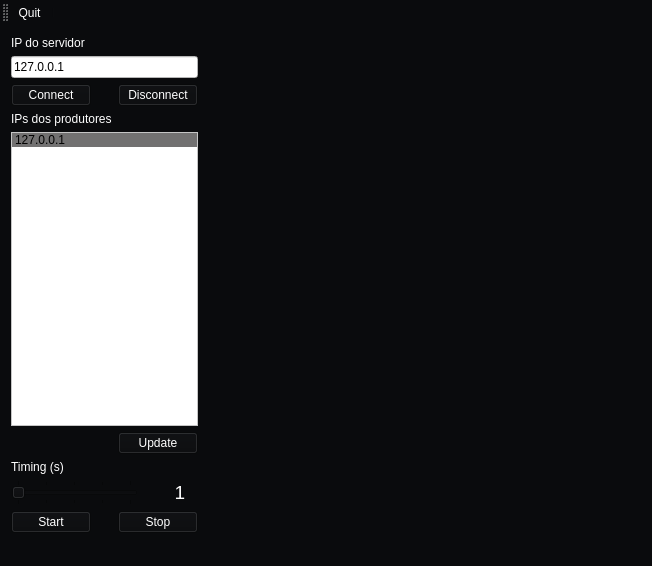
<?xml version="1.0" encoding="UTF-8"?>
<ui version="4.0">
 <class>MainWindow</class>
 <widget class="QMainWindow" name="MainWindow">
  <property name="geometry">
   <rect>
    <x>0</x>
    <y>0</y>
    <width>652</width>
    <height>566</height>
   </rect>
  </property>
  <property name="windowTitle">
   <string>Tcp Client Consumer</string>
  </property>
  <property name="styleSheet">
   <string notr="true">background-color: rgba(10, 11, 13, 0.9);
border-bottom-color: rgb(46, 52, 54);</string>
  </property>
  <widget class="QWidget" name="centralWidget">
   <layout class="QGridLayout" name="gridLayout">
    <item row="0" column="0">
     <layout class="QHBoxLayout" name="horizontalLayout" stretch="30,70">
      <item>
       <layout class="QVBoxLayout" name="verticalLayout">
        <item>
         <widget class="QLabel" name="label">
          <property name="styleSheet">
           <string notr="true">color: rgb(255, 255, 255);</string>
          </property>
          <property name="text">
           <string>IP do servidor</string>
          </property>
         </widget>
        </item>
        <item>
         <widget class="QLineEdit" name="lineEditIp">
          <property name="styleSheet">
           <string notr="true">background-color: rgb(255, 255, 255);</string>
          </property>
          <property name="text">
           <string>127.0.0.1</string>
          </property>
         </widget>
        </item>
        <item>
         <layout class="QHBoxLayout" name="horizontalLayout_3">
          <item>
           <widget class="QPushButton" name="pushButtonConnect">
            <property name="styleSheet">
             <string notr="true">color: rgb(255, 255, 255);</string>
            </property>
            <property name="text">
             <string>Connect</string>
            </property>
           </widget>
          </item>
          <item>
           <spacer name="horizontalSpacer_3">
            <property name="orientation">
             <enum>Qt::Horizontal</enum>
            </property>
            <property name="sizeHint" stdset="0">
             <size>
              <width>18</width>
              <height>20</height>
             </size>
            </property>
           </spacer>
          </item>
          <item>
           <widget class="QPushButton" name="pushButtonDisconnect">
            <property name="styleSheet">
             <string notr="true">color: rgb(255, 255, 255);</string>
            </property>
            <property name="text">
             <string>Disconnect</string>
            </property>
           </widget>
          </item>
         </layout>
        </item>
        <item>
         <widget class="QLabel" name="label_2">
          <property name="styleSheet">
           <string notr="true">color: rgb(255, 255, 255);
</string>
          </property>
          <property name="text">
           <string>IPs dos produtores</string>
          </property>
         </widget>
        </item>
        <item>
         <widget class="QListWidget" name="listWidgetIps">
          <property name="styleSheet">
           <string notr="true">background-color: rgb(255, 255, 255);
selection-color: rgb(0, 0, 0);
color: rgb(0, 0, 0);
selection-background-color: rgba(29, 28, 28, 159);</string>
          </property>
          <property name="currentRow">
           <number>0</number>
          </property>
          <item>
           <property name="text">
            <string>127.0.0.1</string>
           </property>
          </item>
         </widget>
        </item>
        <item>
         <layout class="QHBoxLayout" name="horizontalLayout_7">
          <item>
           <spacer name="horizontalSpacer_2">
            <property name="orientation">
             <enum>Qt::Horizontal</enum>
            </property>
            <property name="sizeHint" stdset="0">
             <size>
              <width>158</width>
              <height>20</height>
             </size>
            </property>
           </spacer>
          </item>
          <item>
           <widget class="QPushButton" name="pushButtonUpdate">
            <property name="styleSheet">
             <string notr="true">color: rgb(255, 255, 255);</string>
            </property>
            <property name="text">
             <string>Update</string>
            </property>
           </widget>
          </item>
         </layout>
        </item>
        <item>
         <widget class="QLabel" name="label_3">
          <property name="styleSheet">
           <string notr="true">color: rgb(255, 255, 255);</string>
          </property>
          <property name="text">
           <string>Timing (s)</string>
          </property>
         </widget>
        </item>
        <item>
         <layout class="QHBoxLayout" name="horizontalLayout_6" stretch="70,10,20">
          <item>
           <widget class="QSlider" name="horizontalSliderTiming">
            <property name="styleSheet">
             <string notr="true">selection-background-color: rgb(255, 255, 255);
tick-color: rgb(46, 52, 54);</string>
            </property>
            <property name="minimum">
             <number>1</number>
            </property>
            <property name="maximum">
             <number>5</number>
            </property>
            <property name="orientation">
             <enum>Qt::Horizontal</enum>
            </property>
            <property name="tickPosition">
             <enum>QSlider::TicksBothSides</enum>
            </property>
            <property name="tickInterval">
             <number>1</number>
            </property>
           </widget>
          </item>
          <item>
           <spacer name="horizontalSpacer_6">
            <property name="orientation">
             <enum>Qt::Horizontal</enum>
            </property>
            <property name="sizeHint" stdset="0">
             <size>
              <width>13</width>
              <height>22</height>
             </size>
            </property>
           </spacer>
          </item>
          <item>
           <widget class="QLabel" name="labelTiming">
            <property name="font">
             <font>
              <pointsize>14</pointsize>
             </font>
            </property>
            <property name="focusPolicy">
             <enum>Qt::NoFocus</enum>
            </property>
            <property name="contextMenuPolicy">
             <enum>Qt::DefaultContextMenu</enum>
            </property>
            <property name="styleSheet">
             <string notr="true">color: rgb(255, 255, 255);</string>
            </property>
            <property name="frameShape">
             <enum>QFrame::NoFrame</enum>
            </property>
            <property name="frameShadow">
             <enum>QFrame::Plain</enum>
            </property>
            <property name="text">
             <string>1</string>
            </property>
            <property name="textFormat">
             <enum>Qt::RichText</enum>
            </property>
            <property name="alignment">
             <set>Qt::AlignCenter</set>
            </property>
           </widget>
          </item>
         </layout>
        </item>
        <item>
         <layout class="QHBoxLayout" name="horizontalLayout_4">
          <item>
           <widget class="QPushButton" name="pushButtonConnectStart">
            <property name="styleSheet">
             <string notr="true">color: rgb(255, 255, 255);</string>
            </property>
            <property name="text">
             <string>Start</string>
            </property>
           </widget>
          </item>
          <item>
           <spacer name="horizontalSpacer_7">
            <property name="orientation">
             <enum>Qt::Horizontal</enum>
            </property>
            <property name="sizeHint" stdset="0">
             <size>
              <width>18</width>
              <height>20</height>
             </size>
            </property>
           </spacer>
          </item>
          <item>
           <widget class="QPushButton" name="pushButtonConnectStop">
            <property name="styleSheet">
             <string notr="true">color: rgb(255, 255, 255);</string>
            </property>
            <property name="text">
             <string>Stop</string>
            </property>
           </widget>
          </item>
         </layout>
        </item>
       </layout>
      </item>
      <item>
       <widget class="Ploter" name="widgetGrafico" native="true"/>
      </item>
     </layout>
    </item>
   </layout>
  </widget>
  <widget class="QMenuBar" name="menuBar">
   <property name="geometry">
    <rect>
     <x>0</x>
     <y>0</y>
     <width>652</width>
     <height>22</height>
    </rect>
   </property>
   <property name="styleSheet">
    <string notr="true">color: rgb(255, 255, 255);</string>
   </property>
  </widget>
  <widget class="QToolBar" name="mainToolBar">
   <property name="styleSheet">
    <string notr="true">color: rgb(255, 255, 255);</string>
   </property>
   <attribute name="toolBarArea">
    <enum>TopToolBarArea</enum>
   </attribute>
   <attribute name="toolBarBreak">
    <bool>false</bool>
   </attribute>
   <addaction name="actionQuit"/>
   <addaction name="separator"/>
  </widget>
  <widget class="QStatusBar" name="statusBar"/>
  <action name="actionQuit">
   <property name="text">
    <string>Quit</string>
   </property>
  </action>
 </widget>
 <layoutdefault spacing="6" margin="11"/>
 <customwidgets>
  <customwidget>
   <class>Ploter</class>
   <extends>QWidget</extends>
   <header>ploter.h</header>
   <container>1</container>
  </customwidget>
 </customwidgets>
 <resources/>
 <connections>
  <connection>
   <sender>horizontalSliderTiming</sender>
   <signal>valueChanged(int)</signal>
   <receiver>labelTiming</receiver>
   <slot>setNum(int)</slot>
   <hints>
    <hint type="sourcelabel">
     <x>123</x>
     <y>491</y>
    </hint>
    <hint type="destinationlabel">
     <x>179</x>
     <y>484</y>
    </hint>
   </hints>
  </connection>
 </connections>
 <slots>
  <slot>tcpConnect(QString)</slot>
 </slots>
</ui>
